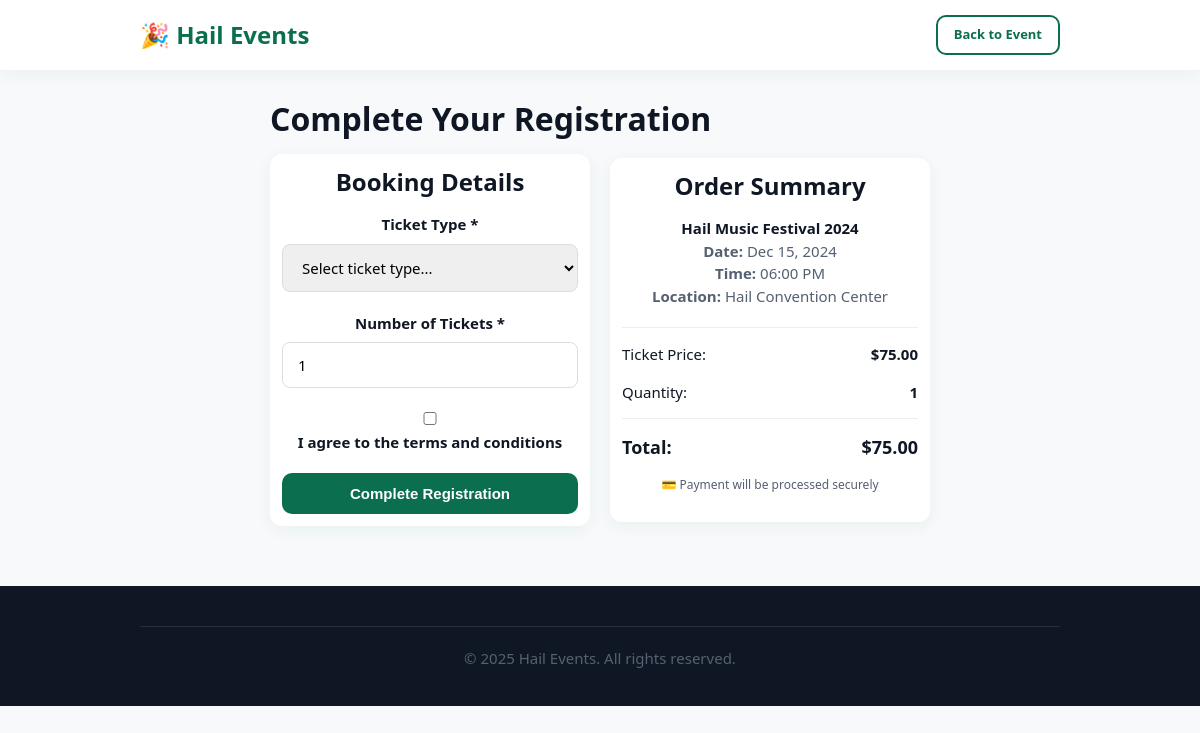
The page /booking.php?event_id=1 (signed in) on the database its author committed.
### tables this page shows
CREATE TABLE `events` (
  `id` int(11) NOT NULL,
  `organizer_id` int(11) NOT NULL,
  `title` varchar(255) NOT NULL,
  `slug` varchar(255) DEFAULT NULL,
  `short_description` varchar(300) DEFAULT NULL,
  `description` longtext DEFAULT NULL,
  `category_id` int(11) DEFAULT NULL,
  `start_datetime` datetime NOT NULL,
  `end_datetime` datetime DEFAULT NULL,
  `venue_id` int(11) DEFAULT NULL,
  `price` decimal(8,2) DEFAULT 0.00,
  `capacity` int(11) DEFAULT NULL,
  `registration_type` enum('free','registration','paid') DEFAULT 'free',
  `status` enum('draft','pending','published','cancelled') DEFAULT 'draft',
  `images` longtext DEFAULT NULL CHECK (json_valid(`images`)),
  `views` int(11) DEFAULT 0,
  `created_at` datetime DEFAULT current_timestamp(),
  `updated_at` datetime DEFAULT current_timestamp() ON UPDATE current_timestamp()
);

CREATE TABLE `venues` (
  `id` int(11) NOT NULL,
  `name` varchar(255) NOT NULL,
  `address` varchar(500) DEFAULT NULL,
  `lat` decimal(10,7) DEFAULT NULL,
  `lng` decimal(10,7) DEFAULT NULL,
  `contact_info` varchar(255) DEFAULT NULL,
  `created_at` datetime DEFAULT current_timestamp()
);

### includes/functions.php (called while the page is built, shortened)
<?php
function formatDate($date) {
    return date('M d, Y', strtotime($date));
}
function getVenueName($venueId, $conn) {
    $sql = "SELECT name FROM venues WHERE id = ?";
    $stmt = $conn->prepare($sql);
    $stmt->bind_param("i", $venueId);
    $stmt->execute();
    $result = $stmt->get_result();
    $row = $result->fetch_assoc();
    return $row['name'] ?? 'Unknown Venue';
}
?>

### booking.php (the view, shortened to what this page needs)
<?php
include 'includes/db.php';
include 'includes/functions.php';
$event_id = (int)($_GET['event_id'] ?? 0);
$sql = "SELECT * FROM events WHERE id = ? AND status = 'published'";
$stmt = $conn->prepare($sql);
$stmt->bind_param("i", $event_id);
$stmt->execute();
$result = $stmt->get_result();
$event = $result->fetch_assoc();
$success = '';
?>
<!DOCTYPE html>
<html lang="en">
<head>
    <link rel="stylesheet" href="css/style.css">
</head>
<body>
    <header>
        <div class="container">
            <nav class="flex-between">
                <div class="logo">🎉 Hail Events</div>
                <div class="nav-right">
                    <a href="event-details.php?id=<?php echo $event_id; ?>" class="btn btn-small btn-secondary">Back to Event</a>
                </div>
            </nav>
        </div>
    </header>
    <section class="container mt-3" style="max-width: 700px;">
        <h1>Complete Your Registration</h1>
        <div style="display: grid; grid-template-columns: 1fr 1fr; gap: 20px;">
            <div class="card">
                <h2>Booking Details</h2>
                <?php if ($success): ?>
                    <div class="alert alert-success"><?php echo $success; ?></div>
                    <a href="dashboard.php" class="btn btn-primary" style="width: 100%;">Go to Dashboard</a>
                <?php else: ?>
                    <form method="POST" onsubmit="return HailEvents.validateForm('bookingForm');" id="bookingForm">
                        <div class="form-group">
                            <label for="ticket_type">Ticket Type *</label>
                            <select id="ticket_type" name="ticket_type" required>
                                <option value="">Select ticket type...</option>
                            </select>
                        </div>
                        <div class="form-group">
                            <label for="quantity">Number of Tickets *</label>
                            <input type="number" id="quantity" name="quantity" min="1" max="10" value="1" required>
                        </div>
                        <div class="form-group">
                            <label>
                                <input type="checkbox" required>
                                I agree to the terms and conditions
                            </label>
                        </div>
                        <button type="submit" class="btn btn-primary" style="width: 100%;">Complete Registration</button>
                    </form>
                <?php endif; ?>
            </div>
            <div class="card">
                <h2>Order Summary</h2>
                <div style="margin-bottom: 20px;">
                    <h4><?php echo htmlspecialchars($event['title']); ?></h4>
                    <p>
                        <strong>Date:</strong> <?php echo formatDate($event['start_datetime']); ?><br>
                        <strong>Time:</strong> <?php echo date('h:i A', strtotime($event['start_datetime'])); ?><br>
                        <strong>Location:</strong> <?php echo getVenueName($event['venue_id'], $conn); ?>
                    </p>
                </div>
                <hr style="margin: 15px 0; border: none; border-top: 1px solid #eee;">
                <div style="margin-bottom: 15px;">
                    <div class="flex-between">
                        <span>Ticket Price:</span>
                        <strong><?php echo $event['price'] > 0 ? '$' . number_format($event['price'], 2) : 'FREE'; ?></strong>
                    </div>
                </div>
                <div style="margin-bottom: 15px;">
                    <div class="flex-between">
                        <span>Quantity:</span>
                        <strong id="qty-display">1</strong>
                    </div>
                </div>
                <hr style="margin: 15px 0; border: none; border-top: 1px solid #eee;">
                <div class="flex-between" style="font-size: 18px;">
                    <strong>Total:</strong>
                    <strong id="total-display"><?php echo $event['price'] > 0 ? '$' . number_format($event['price'], 2) : 'FREE'; ?></strong>
                </div>
                <?php if ($event['price'] > 0): ?>
                    <p style="font-size: 12px; color: var(--text-secondary); margin-top: 15px;">
                        💳 Payment will be processed securely
                    </p>
                <?php endif; ?>
            </div>
        </div>
    </section>
    <footer>
        <div class="container">
            <div class="footer-bottom">
                <p>&copy; 2025 Hail Events. All rights reserved.</p>
            </div>
        </div>
    </footer>
</body>
</html>

### css/style.css (style rules this page uses)
:root { --primary: #0B6E4F; --secondary: #00A878; --accent: #FF9F1C; --background: #F7F9FA; --text-main: #0F1724; --text-secondary: #556070; --error: #E63946; --success: #06A77D; --warning: #FFB703; --card-shadow: 0 4px 16px rgba(11, 110, 79, 0.06); --border-radius: 12px; --transition: all 0.3s ease; }
* { margin: 0; padding: 0; box-sizing: border-box; }
html { scroll-behavior: smooth; }
body { font-family: 'Segoe UI', Tahoma, Geneva, Verdana, sans-serif; font-size: 15px; line-height: 1.5; color: var(--text-main); background-color: var(--background); }
h1 { font-size: 32px; font-weight: 700; line-height: 1.2; margin-bottom: 1rem; }
h2 { font-size: 24px; font-weight: 700; line-height: 1.3; margin-bottom: 1rem; }
p { margin-bottom: 1rem; color: var(--text-secondary); }
a { color: var(--primary); text-decoration: none; transition: var(--transition); }
.btn { display: inline-block; padding: 12px 24px; border-radius: 10px; font-size: 15px; font-weight: 600; text-align: center; cursor: pointer; border: none; transition: var(--transition); text-decoration: none; }
.btn-primary { background-color: var(--primary); color: white; }
.btn-secondary { background-color: transparent; color: var(--primary); border: 2px solid var(--primary); }
.btn-small { padding: 8px 16px; font-size: 13px; }
.card { background: white; border-radius: var(--border-radius); padding: 12px; box-shadow: var(--card-shadow); transition: var(--transition); text-align: center; width: 100%; max-width: 2200px; margin: auto; }
.container { max-width: 80%; margin: 0 auto; padding: 0 20px; }
.flex-between { display: flex; justify-content: space-between; align-items: center; }
header { background: white; box-shadow: var(--card-shadow); position: sticky; top: 0; z-index: 100; }
nav { display: flex; justify-content: space-between; align-items: center; padding: 15px 0; }
.logo { font-size: 24px; font-weight: 700; color: var(--primary); }
.nav-right { display: flex; gap: 15px; align-items: center; }
.form-group { margin-bottom: 20px; }
.form-group label { display: block; margin-bottom: 8px; font-weight: 600; color: var(--text-main); }
.form-group input, .form-group textarea, .form-group select { width: 100%; padding: 12px 15px; border: 1px solid #ddd; border-radius: 8px; font-size: 15px; font-family: inherit; transition: var(--transition); }
footer { background: var(--text-main); color: white; padding: 40px 0 20px; margin-top: 60px; }
.footer-bottom { border-top: 1px solid rgba(255, 255, 255, 0.1); padding-top: 20px; text-align: center; color: rgba(255, 255, 255, 0.6); }
.mt-3 { margin-top: 30px; }

### rows shown on the page
events: title "Hail Music Festival 2024", start_datetime "Dec 15, 2024", start_datetime "06:00 PM", venue.name "Hail Convention Center", price "75.00"
